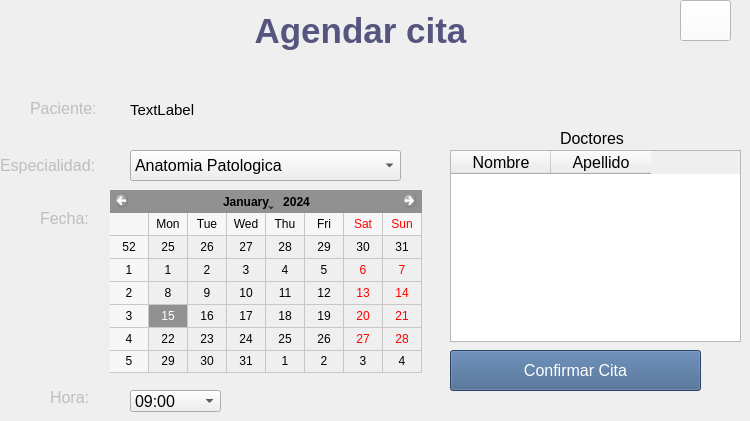
    <widget class="QWidget" name="agendar_cita_9">
     <widget class="QTableWidget" name="tablaDoctores_2">
      <property name="geometry">
       <rect>
        <x>450</x>
        <y>150</y>
        <width>291</width>
        <height>192</height>
       </rect>
      </property>
      <property name="font">
       <font>
        <pointsize>12</pointsize>
       </font>
      </property>
      <column>
       <property name="text">
        <string>Nombre</string>
       </property>
      </column>
      <column>
       <property name="text">
        <string>Apellido</string>
       </property>
      </column>
     </widget>
     <widget class="QPushButton" name="save_appo_2">
      <property name="enabled">
       <bool>true</bool>
      </property>
      <property name="geometry">
       <rect>
        <x>450</x>
        <y>350</y>
        <width>251</width>
        <height>41</height>
       </rect>
      </property>
      <property name="font">
       <font>
        <pointsize>12</pointsize>
       </font>
      </property>
      <property name="styleSheet">
       <string notr="true">QPushButton {
background-color: rgb(62,95,138);
color:rgb(255,255,255);
}</string>
      </property>
      <property name="text">
       <string>Confirmar Cita</string>
      </property>
      <property name="icon">
       <iconset>
        <normalon>:/imgs/agenda.png</normalon>
       </iconset>
      </property>
     </widget>
     <widget class="QPushButton" name="backCA_2">
      <property name="geometry">
       <rect>
        <x>680</x>
        <y>0</y>
        <width>51</width>
        <height>41</height>
       </rect>
      </property>
      <property name="styleSheet">
       <string notr="true">QPushButton {
background-color: rgb(255,255,255);
color:rgb(62,95,138);
}</string>
      </property>
      <property name="text">
       <string/>
      </property>
      <property name="icon">
       <iconset>
        <normalon>:/imgs/back.png</normalon>
       </iconset>
      </property>
     </widget>
     <widget class="QComboBox" name="comboSD_3">
      <property name="geometry">
       <rect>
        <x>130</x>
        <y>150</y>
        <width>271</width>
        <height>31</height>
       </rect>
      </property>
      <property name="font">
       <font>
        <pointsize>12</pointsize>
       </font>
      </property>
      <item>
       <property name="text">
        <string>Anatomia Patologica</string>
       </property>
      </item>
      <item>
       <property name="text">
        <string>Alergologia</string>
       </property>
      </item>
      <item>
       <property name="text">
        <string>Cardiologia</string>
       </property>
      </item>
      <item>
       <property name="text">
        <string>Cirugia General</string>
       </property>
      </item>
      <item>
       <property name="text">
        <string>Cirugia Plastica</string>
       </property>
      </item>
      <item>
       <property name="text">
        <string>Cirugia Maxilofacial</string>
       </property>
      </item>
      <item>
       <property name="text">
        <string>Cirugia Vascular</string>
       </property>
      </item>
      <item>
       <property name="text">
        <string>Dermatologia</string>
       </property>
      </item>
      <item>
       <property name="text">
        <string>Endocrinologia y Nutricion</string>
       </property>
      </item>
      <item>
       <property name="text">
        <string>Gastroentorologia</string>
       </property>
      </item>
      <item>
       <property name="text">
        <string>Ginecologia</string>
       </property>
      </item>
      <item>
       <property name="text">
        <string>Hematologia</string>
       </property>
      </item>
      <item>
       <property name="text">
        <string>Hepatologia</string>
       </property>
      </item>
      <item>
       <property name="text">
        <string>Medicina Interna</string>
       </property>
      </item>
      <item>
       <property name="text">
        <string>Nefrologia</string>
       </property>
      </item>
      <item>
       <property name="text">
        <string>Neumologia</string>
       </property>
      </item>
      <item>
       <property name="text">
        <string>Neurologia</string>
       </property>
      </item>
      <item>
       <property name="text">
        <string>Obstetricia</string>
       </property>
      </item>
      <item>
       <property name="text">
        <string>Oftalmologia</string>
       </property>
      </item>
      <item>
       <property name="text">
        <string>Otorrinolaringologia</string>
       </property>
      </item>
      <item>
       <property name="text">
        <string>Oncologia</string>
       </property>
      </item>
      <item>
       <property name="text">
        <string>Pediatria</string>
       </property>
      </item>
      <item>
       <property name="text">
        <string>Proctologia</string>
       </property>
      </item>
      <item>
       <property name="text">
        <string>Psiquiatria</string>
       </property>
      </item>
      <item>
       <property name="text">
        <string>Reumatologia</string>
       </property>
      </item>
      <item>
       <property name="text">
        <string>Traumatologia</string>
       </property>
      </item>
      <item>
       <property name="text">
        <string>Urologia</string>
       </property>
      </item>
     </widget>
     <widget class="QLabel" name="EspecialidadL_2">
      <property name="enabled">
       <bool>false</bool>
      </property>
      <property name="geometry">
       <rect>
        <x>0</x>
        <y>150</y>
        <width>101</width>
        <height>31</height>
       </rect>
      </property>
      <property name="font">
       <font>
        <pointsize>12</pointsize>
       </font>
      </property>
      <property name="text">
       <string>Especialidad:</string>
      </property>
     </widget>
     <widget class="QLabel" name="label_7">
      <property name="enabled">
       <bool>false</bool>
      </property>
      <property name="geometry">
       <rect>
        <x>50</x>
        <y>390</y>
        <width>47</width>
        <height>14</height>
       </rect>
      </property>
      <property name="font">
       <font>
        <pointsize>12</pointsize>
       </font>
      </property>
      <property name="text">
       <string>Hora:</string>
      </property>
     </widget>
     <widget class="QLabel" name="label_9">
      <property name="enabled">
       <bool>false</bool>
      </property>
      <property name="geometry">
       <rect>
        <x>40</x>
        <y>210</y>
        <width>51</width>
        <height>16</height>
       </rect>
      </property>
      <property name="font">
       <font>
        <pointsize>12</pointsize>
       </font>
      </property>
      <property name="text">
       <string>Fecha:</string>
      </property>
     </widget>
     <widget class="QLabel" name="label_10">
      <property name="geometry">
       <rect>
        <x>560</x>
        <y>130</y>
        <width>81</width>
        <height>16</height>
       </rect>
      </property>
      <property name="font">
       <font>
        <pointsize>12</pointsize>
       </font>
      </property>
      <property name="text">
       <string>Doctores</string>
      </property>
     </widget>
     <widget class="QLabel" name="title_9">
      <property name="geometry">
       <rect>
        <x>170</x>
        <y>10</y>
        <width>381</width>
        <height>42</height>
       </rect>
      </property>
      <property name="text">
       <string>&lt;html&gt;&lt;head/&gt;&lt;body&gt;&lt;p align=&quot;center&quot;&gt;&lt;span style=&quot; font-size:26pt; font-weight:600; color:#55557f;&quot;&gt;Agendar cita&lt;/span&gt;&lt;/p&gt;&lt;/body&gt;&lt;/html&gt;</string>
      </property>
     </widget>
     <widget class="QCalendarWidget" name="calendarWidget">
      <property name="enabled">
       <bool>false</bool>
      </property>
      <property name="geometry">
       <rect>
        <x>110</x>
        <y>190</y>
        <width>312</width>
        <height>183</height>
       </rect>
      </property>
      <property name="styleSheet">
       <string notr="true">color:rgb(0,0,0);</string>
      </property>
      <property name="inputMethodHints">
       <set>Qt::ImhNone</set>
      </property>
      <property name="gridVisible">
       <bool>true</bool>
      </property>
     </widget>
     <widget class="QComboBox" name="hora_CB">
      <property name="geometry">
       <rect>
        <x>130</x>
        <y>390</y>
        <width>91</width>
        <height>22</height>
       </rect>
      </property>
      <property name="font">
       <font>
        <pointsize>12</pointsize>
       </font>
      </property>
      <item>
       <property name="text">
        <string>09:00</string>
       </property>
      </item>
      <item>
       <property name="text">
        <string>09:30</string>
       </property>
      </item>
      <item>
       <property name="text">
        <string>10:00</string>
       </property>
      </item>
      <item>
       <property name="text">
        <string>10:30</string>
       </property>
      </item>
      <item>
       <property name="text">
        <string>11:00</string>
       </property>
      </item>
      <item>
       <property name="text">
        <string>11:30</string>
       </property>
      </item>
      <item>
       <property name="text">
        <string>12:00</string>
       </property>
      </item>
      <item>
       <property name="text">
        <string>12:30</string>
       </property>
      </item>
      <item>
       <property name="text">
        <string>13:00</string>
       </property>
      </item>
      <item>
       <property name="text">
        <string>13:30</string>
       </property>
      </item>
      <item>
       <property name="text">
        <string>14:00</string>
       </property>
      </item>
      <item>
       <property name="text">
        <string>14:30</string>
       </property>
      </item>
      <item>
       <property name="text">
        <string>15:00</string>
       </property>
      </item>
      <item>
       <property name="text">
        <string>15:30</string>
       </property>
      </item>
      <item>
       <property name="text">
        <string>16:00</string>
       </property>
      </item>
      <item>
       <property name="text">
        <string>16:30</string>
       </property>
      </item>
      <item>
       <property name="text">
        <string>17:00</string>
       </property>
      </item>
      <item>
       <property name="text">
        <string>17:30</string>
       </property>
      </item>
      <item>
       <property name="text">
        <string>18:00</string>
       </property>
      </item>
      <item>
       <property name="text">
        <string>18:30</string>
       </property>
      </item>
      <item>
       <property name="text">
        <string>19:00</string>
       </property>
      </item>
      <item>
       <property name="text">
        <string>19:30</string>
       </property>
      </item>
      <item>
       <property name="text">
        <string>20:00</string>
       </property>
      </item>
      <item>
       <property name="text">
        <string>20:30</string>
       </property>
      </item>
     </widget>
     <widget class="QLabel" name="nombrepac_LB">
      <property name="geometry">
       <rect>
        <x>130</x>
        <y>100</y>
        <width>301</width>
        <height>20</height>
       </rect>
      </property>
      <property name="font">
       <font>
        <pointsize>11</pointsize>
       </font>
      </property>
      <property name="text">
       <string>TextLabel</string>
      </property>
     </widget>
     <widget class="QLabel" name="paciente_LB">
      <property name="enabled">
       <bool>false</bool>
      </property>
      <property name="geometry">
       <rect>
        <x>30</x>
        <y>100</y>
        <width>71</width>
        <height>16</height>
       </rect>
      </property>
      <property name="font">
       <font>
        <pointsize>12</pointsize>
       </font>
      </property>
      <property name="text">
       <string>Paciente:</string>
      </property>
     </widget>
    </widget>
